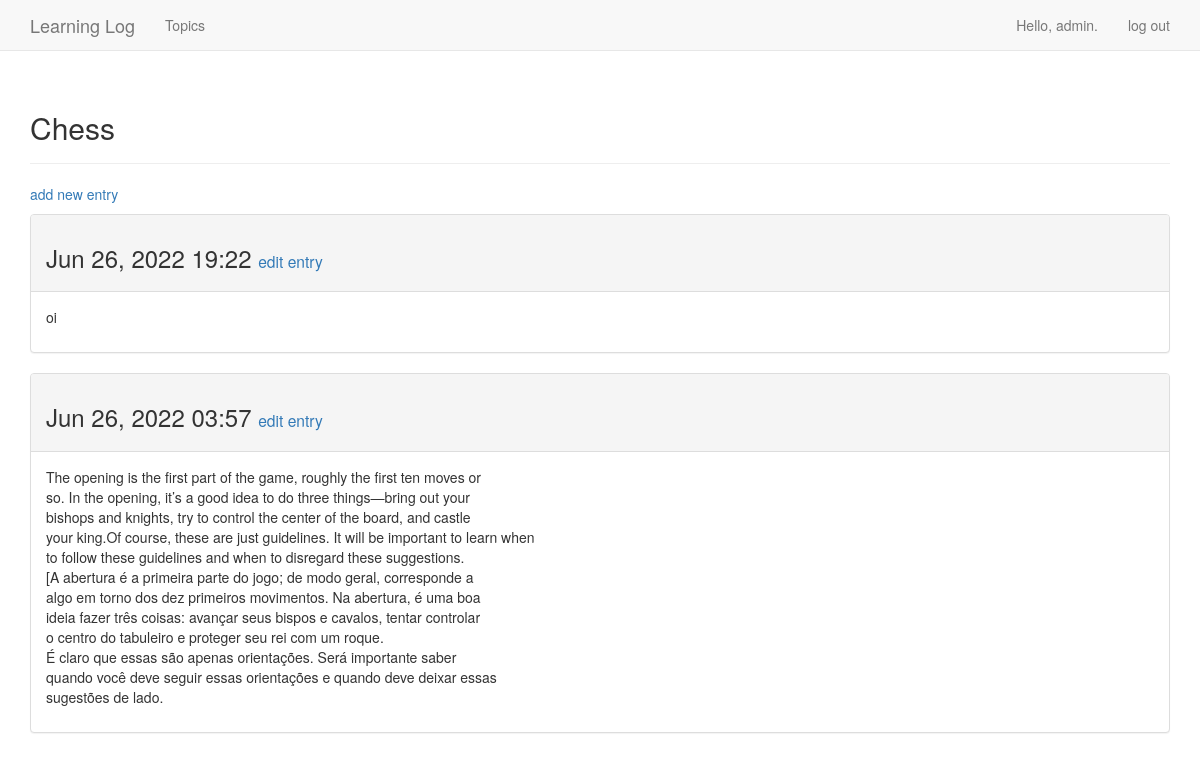
Before: /topics/1/ (signed in) with the older database file.
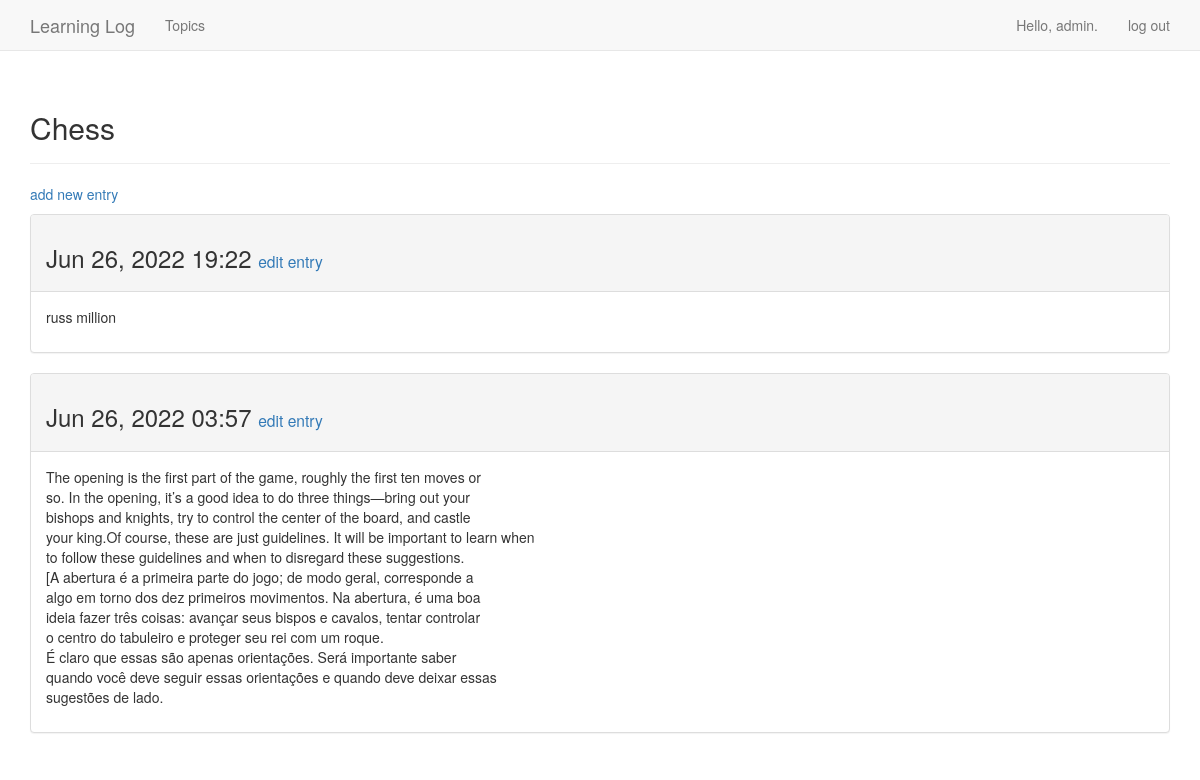
After: the same page with the newer database file.
### learning_logs/models.py (models this page shows, shortened)
class Entry(models.Model):
    topic = models.ForeignKey(Topic)
    text = models.TextField()
    date_added = models.DateTimeField(auto_now_add=True)
    class Meta:
        verbose_name_plural = 'entries'

### learning_logs/views.py (the view)
# urls.py: url(r'^topics/(?P<topic_id>\d+)/$', views.topic, name='topic'),
@login_required
def topic(request, topic_id):
    topic = Topic.objects.get(id=topic_id)
    if topic.owner != request.user:
        raise Http404
    entries = topic.entry_set.order_by('-date_added')
    context = {'topic': topic, 'entries': entries}
    return render(request, 'learning_logs/topic.html', context)

### learning_logs/models.py (called while the page is built)
    def __str__(self):
        return self.text

### learning_logs/templates/learning_logs/topic.html
{% extends 'learning_logs/base.html' %}
{% block header %}
<h2>{{ topic }}</h2>
{% endblock header %}
{% block content %}
<p>
  <a href="{% url 'learning_logs:new_entry' topic.id %}">add new entry</a>
</p>
{% for entry in entries %}
<div class="panel panel-default">
<div class="panel-heading">
<h3>
  {{ entry.date_added|date:'M d, Y H:i' }}
  <small>
    <a href="{% url 'learning_logs:edit_entry' entry.id %}"> edit entry</a>
  </small>
</h3>
</div>
<div class="panel-body">
{{ entry.text|linebreaks }}
</div>
</div>
{% empty %}
There are no entries for this topic yet.
{% endfor %}
{% endblock content %}

Changed rows visible on the page:
changed Entry: text "oi" → "russ million"
